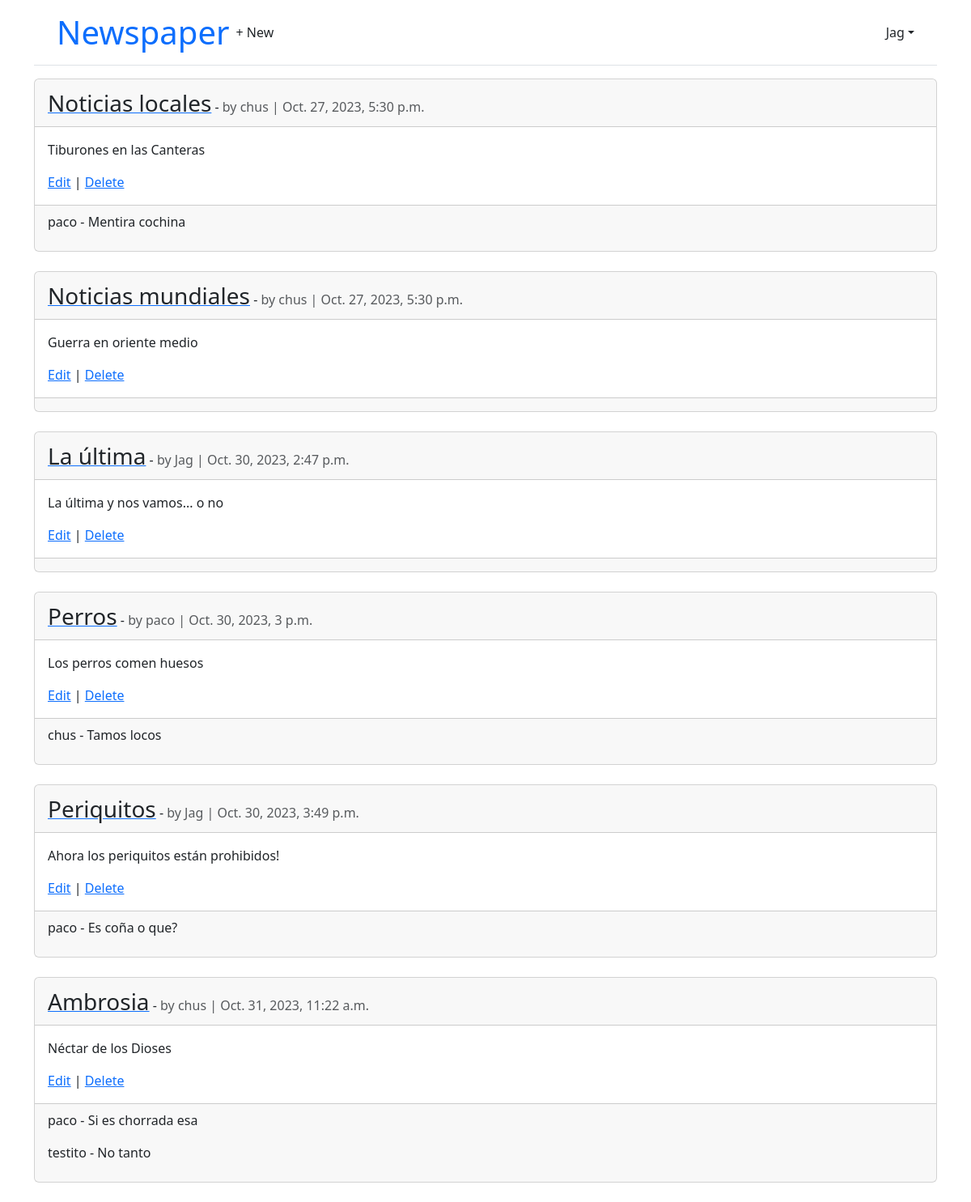
/articles/ (signed in), run on the app's committed database.
### accounts/models.py (models this page shows)
class CustomUser(AbstractUser):
    age = models.PositiveBigIntegerField(null=True, blank=True)

### articles/models.py (models this page shows, shortened)
class Article(models.Model):
    title = models.CharField(max_length=255)
    body = models.TextField()
    date = models.DateTimeField(auto_now_add=True)
    author = models.ForeignKey(
        settings.AUTH_USER_MODEL,
        on_delete=models.CASCADE,
    )

class Comment(models.Model):
    article = models.ForeignKey(Article, on_delete=models.CASCADE)
    comment = models.CharField(max_length=140)
    author = models.ForeignKey(settings.AUTH_USER_MODEL, on_delete=models.CASCADE)
    def __str__(self):
        return self.comment

### articles/views.py (the view)
# urls.py: path("", ArticleListView.as_view(), name="article_list"),
class ArticleListView(LoginRequiredMixin, ListView):
    model = Article
    template_name = "article_list.html"

### templates/article_list.html (shortened to what this page needs)
{% extends "base.html" %}
{% block content %}
    {% for article in article_list %}
        <div class="card">
            <div class="card-header">
                <a href="{% url 'article_detail' article.pk %}"><span class="card-title font-weight-bold fs-3 text-dark">{{ article.title }}</span></a> -
                <span class="text-muted">by {{ article.author }} |
                {{ article.date }}</span>
            </div>
            <div class="card-body">
                <p>{{ article.body }}</p>
                <a href="{% url 'article_edit' article.pk %}">Edit</a> |
                <a href="{% url 'article_delete' article.pk %}">Delete</a>
            </div>
            <div class="card-footer">
                {% for comment in article.comment_set.all %}
                    <p>
                        <span class="font-weight-bold">{{ comment.author }} -</span>
                        {{ comment }}
                    </p>
                {% endfor %}
            </div>
        </div>
        <br />
    {% endfor %}
{% endblock content %}

### templates/base.html (shortened to what this page needs)
<!DOCTYPE html>
<html lang="en">
    <head>
        <link href="https://cdn.jsdelivr.net/npm/bootstrap@5.3.2/dist/css/bootstrap.min.css"
              rel="stylesheet"
>
    </head>
    <body>
        <div class="container">
            <header class="p-3 mb-3 border-bottom">
                <div class="container">
                    <div class="d-flex flex-wrap align-items-center justify-content-center justify-content-lg-start">
                        <a class="navbar-brand text-primary" href="{% url 'home' %}"><span class="display-6">Newspaper</span></a>
                        <ul class="nav col-12 col-lg-auto me-lg-auto mb-2 justify-content-center mb-md-0">
                            {% if user.is_authenticated %}
                                <li>
                                    <a href="{% url 'article_new' %}" class="nav-link px-2 link-dark">+ New</a>
                                </li>
                            </ul>
                            <div class="dropdown text-end">
                                <a href="#"
                                   class="d-block link-dark text-decoration-none dropdown-toggle"
                                   id="dropdownUser1"
                                   data-bs-toggle="dropdown"
                                   aria-expanded="false">{{ user.username }}</a>
                            </div>
                        {% else %}
                        </ul>
                        <div class="text-end">
                            <a href="{% url 'login' %}" class="btn btn-outline-primary me-2">Log In</a>
                            <a href="{% url 'signup' %}" class="btn btn-primary">Sign Up</a>
                        </div>
                    {% endif %}
                </div>
            </div>
        </header>
        <main>
            {% block content %}
            {% endblock content %}
        </main>
    </div>
</body>
</html>

### data on the page
CustomUser: username "Jag"
Article: title "Noticias locales", author "chus", date "Oct. 27, 2023, 5:30 p.m.", body "Tiburones en las Canteras"
Comment: author "paco", comment "Mentira cochina"
Article: title "Noticias mundiales", author "chus", date "Oct. 27, 2023, 5:30 p.m.", body "Guerra en oriente medio"
Article: title "La última", author "Jag", date "Oct. 30, 2023, 2:47 p.m.", body "La última y nos vamos... o no"
Article: title "Perros", author "paco", date "Oct. 30, 2023, 3 p.m.", body "Los perros comen huesos"
Comment: author "chus", comment "Tamos locos"
Article: title "Periquitos", author "Jag", date "Oct. 30, 2023, 3:49 p.m.", body "Ahora los periquitos están prohibidos!"
Comment: author "paco", comment "Es coña o que?"
Article: title "Ambrosia", author "chus", date "Oct. 31, 2023, 11:22 a.m.", body "Néctar de los Dioses"
Comment: author "paco", comment "Si es chorrada esa"
Comment: author "testito", comment "No tanto"
